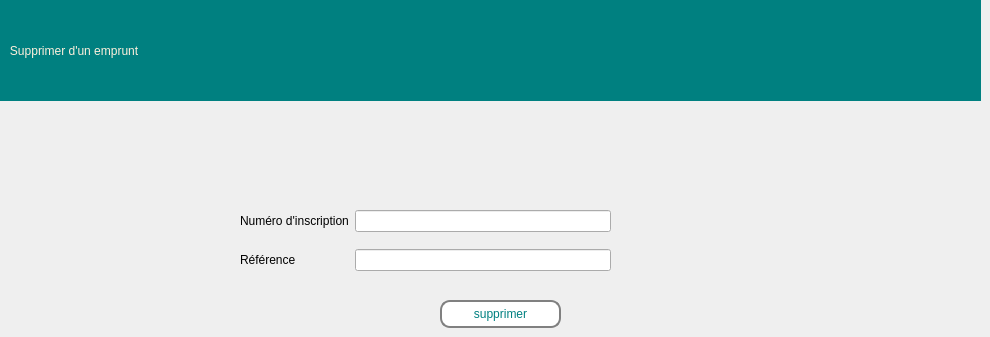
    <widget class="QWidget" name="page_supp_emprunt">
     <widget class="QPushButton" name="supprimer_emprunt_botton">
      <property name="geometry">
       <rect>
        <x>440</x>
        <y>300</y>
        <width>121</width>
        <height>28</height>
       </rect>
      </property>
      <property name="styleSheet">
       <string notr="true">border: 2px solid gray;
font: 63 9pt &quot;Segoe UI Variable Display Semib&quot;;
  border-radius: 10px;
  padding: 0 8px;
  
color: rgb(0, 128, 128);
background-color: rgb(255, 255, 255);</string>
      </property>
      <property name="text">
       <string>supprimer</string>
      </property>
     </widget>
     <widget class="QLabel" name="label_270">
      <property name="geometry">
       <rect>
        <x>0</x>
        <y>0</y>
        <width>981</width>
        <height>101</height>
       </rect>
      </property>
      <property name="toolTip">
       <string>&lt;html&gt;&lt;head/&gt;&lt;body&gt;&lt;p align=&quot;center&quot;&gt;&lt;br/&gt;&lt;/p&gt;&lt;/body&gt;&lt;/html&gt;</string>
      </property>
      <property name="styleSheet">
       <string notr="true">color: rgb(253, 239, 220);background-color: rgb(0, 128, 128);
font: 75 16pt &quot;Rockwell&quot;;
</string>
      </property>
      <property name="text">
       <string>   Supprimer d'un emprunt</string>
      </property>
     </widget>
     <widget class="QWidget" name="formLayoutWidget_13">
      <property name="geometry">
       <rect>
        <x>240</x>
        <y>210</y>
        <width>371</width>
        <height>81</height>
       </rect>
      </property>
      <layout class="QFormLayout" name="formLayout_14">
       <property name="verticalSpacing">
        <number>17</number>
       </property>
       <item row="0" column="0">
        <widget class="QLabel" name="label_25">
         <property name="styleSheet">
          <string notr="true">font: 63 9pt &quot;Segoe UI Variable Display Semib&quot;;</string>
         </property>
         <property name="text">
          <string>Numéro d'inscription</string>
         </property>
        </widget>
       </item>
       <item row="1" column="0">
        <widget class="QLabel" name="label_24">
         <property name="styleSheet">
          <string notr="true">font: 63 9pt &quot;Segoe UI Variable Display Semib&quot;;</string>
         </property>
         <property name="text">
          <string>Référence</string>
         </property>
        </widget>
       </item>
       <item row="0" column="1">
        <widget class="QLineEdit" name="num_emprunt_supprimer_input"/>
       </item>
       <item row="1" column="1">
        <widget class="QLineEdit" name="reference_emprunt_supprimer_input"/>
       </item>
      </layout>
     </widget>
    </widget>
